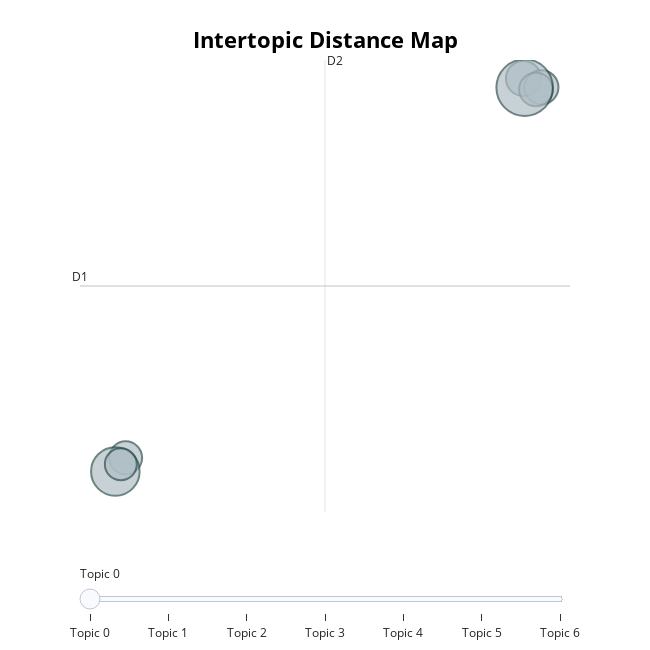

Write notebook code for a chart like this one.
### Code cell
# Visualisation des topics
topic_model.visualize_topics()

### Figure 1 — Plotly figure (JSON) as saved in the notebook; plotly's stock layout.template omitted (floating-point values rounded to 4 significant figures)
{"data": [{"customdata": [[0, "ethics commission | decision making | related technologies | copyright design | robotics related", 35], [1, "industrial strategy | strategy white | industrial strategy white | health care | intelligent society", 33], [2, "climate change | united nations | discussion paper national | per cent | paper national strategy", 32], [3, "member states | industrial revolution | third industrial | third industrial revolution | council europe", 91], [4, "algorithmic decisionmaking | centre ethics | bias algorithmic | bias algorithmic decisionmaking | impact assessments", 31], [5, "united states | index report | autonomous intelligent | global initiative | ieee global initiative", 67], [6, "computers learn | promise computers learn | promise computers | power promise | power promise computers", 29]], "hovertemplate": "<b>Topic %{customdata[0]}</b><br>%{customdata[1]}<br>Size: %{customdata[2]}", "legendgroup": "", "marker": {"color": "#B0BEC5", "line": {"color": "DarkSlateGrey", "width": 2}, "size": [35, 33, 32, 91, 31, 67, 29], "sizemode": "area", "sizeref": 0.05688, "symbol": "circle"}, "mode": "markers", "name": "", "orientation": "v", "showlegend": false, "type": "scatter", "x": [13.78, 15.22, 14.78, 13.88, -18.01, -18.83, -18.4], "xaxis": "x", "y": [7.409, 6.872, 6.748, 6.857, -15.45, -16.27, -15.83], "yaxis": "y"}], "layout": {"annotations": [{"showarrow": false, "text": "D1", "x": -21.66, "y": -5.095, "yshift": 10}, {"showarrow": false, "text": "D2", "x": -2.077, "xshift": 10, "y": 8.52}], "height": 650, "hoverlabel": {"bgcolor": "white", "font": {"family": "Rockwell", "size": 16}}, "legend": {"itemsizing": "constant", "tracegroupgap": 0}, "margin": {"t": 60}, "shapes": [{"line": {"color": "#CFD8DC", "width": 2}, "type": "line", "x0": -2.077, "x1": -2.077, "y0": -18.71, "y1": 8.52}, {"line": {"color": "#9E9E9E", "width": 2}, "type": "line", "x0": -21.66, "x1": 17.5, "y0": -5.095, "y1": -5.095}], "sliders": [{"active": 0, "pad": {"t": 50}, "steps": [{"args": [{"marker.color": [["red", "#B0BEC5", "#B0BEC5", "#B0BEC5", "#B0BEC5", "#B0BEC5", "#B0BEC5"]]}], "label": "Topic 0", "method": "update"}, {"args": [{"marker.color": [["#B0BEC5", "red", "#B0BEC5", "#B0BEC5", "#B0BEC5", "#B0BEC5", "#B0BEC5"]]}], "label": "Topic 1", "method": "update"}, {"args": [{"marker.color": [["#B0BEC5", "#B0BEC5", "red", "#B0BEC5", "#B0BEC5", "#B0BEC5", "#B0BEC5"]]}], "label": "Topic 2", "method": "update"}, {"args": [{"marker.color": [["#B0BEC5", "#B0BEC5", "#B0BEC5", "red", "#B0BEC5", "#B0BEC5", "#B0BEC5"]]}], "label": "Topic 3", "method": "update"}, {"args": [{"marker.color": [["#B0BEC5", "#B0BEC5", "#B0BEC5", "#B0BEC5", "red", "#B0BEC5", "#B0BEC5"]]}], "label": "Topic 4", "method": "update"}, {"args": [{"marker.color": [["#B0BEC5", "#B0BEC5", "#B0BEC5", "#B0BEC5", "#B0BEC5", "red", "#B0BEC5"]]}], "label": "Topic 5", "method": "update"}, {"args": [{"marker.color": [["#B0BEC5", "#B0BEC5", "#B0BEC5", "#B0BEC5", "#B0BEC5", "#B0BEC5", "red"]]}], "label": "Topic 6", "method": "update"}]}], "title": {"font": {"color": "Black", "size": 22}, "text": "<b>Intertopic Distance Map</b>", "x": 0.5, "xanchor": "center", "y": 0.95, "yanchor": "top"}, "width": 650, "xaxis": {"anchor": "y", "domain": [0, 1], "range": [-21.66, 17.5], "title": {"text": ""}, "visible": false}, "yaxis": {"anchor": "x", "domain": [0, 1], "range": [-18.71, 8.52], "title": {"text": ""}, "visible": false}}}
